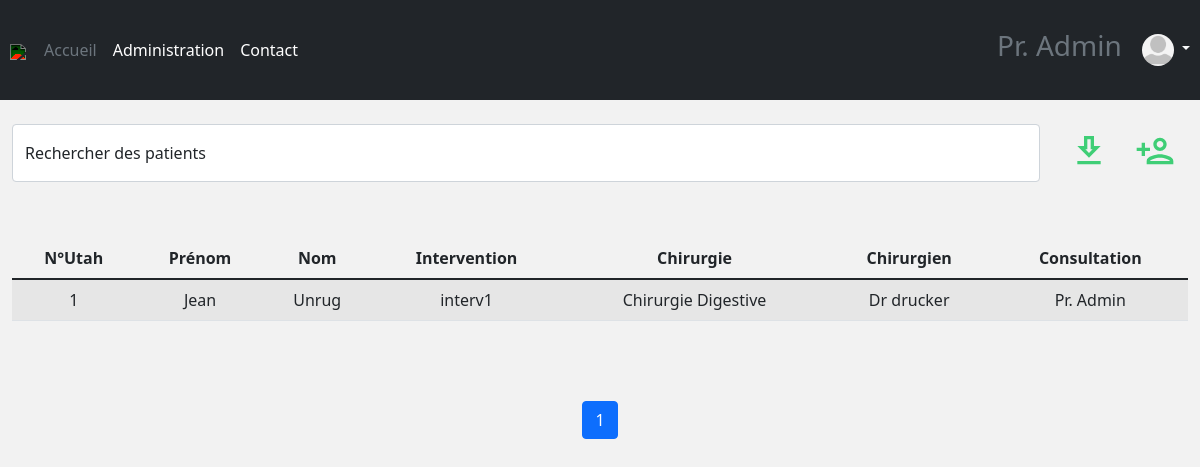
Screenshot of /patient/patients/is_author/ (signed in) with the database file from the repository.
### account/models.py (models this page shows, shortened)
class Account(AbstractBaseUser):
    username = models.CharField(max_length=30, unique=True)
    email = models.EmailField(verbose_name="email", max_length=60, unique=True)
    alias = models.CharField(max_length=200, default="Dr.")
    profile_picture = models.ImageField(upload_to=upload_location, blank=True, null=True)
    date_joined = models.DateTimeField(verbose_name='date joined', auto_now_add=True)
    last_login = models.DateTimeField(verbose_name='last login', auto_now=True)
    is_admin = models.BooleanField(default=False)
    is_active = models.BooleanField(default=True)
    is_staff = models.BooleanField(default=False)
    is_superuser = models.BooleanField(default=False)
    USERNAME_FIELD = 'username'
    REQUIRED_FIELDS = ['email']
    objects = MyAccountManager()
    def profile_picture_is_valid(self):
        return self.profile_picture and os.path.isfile(os.path.join(MEDIA_ROOT, self.profile_picture.name))

### patient/models.py (models this page shows, shortened)
class Patient(models.Model):
    firstname = models.CharField('prénom', max_length=200, default="")
    lastname = models.CharField('nom', max_length=200, default="")
    height = models.IntegerField('taille')
    weight = models.IntegerField('poids')
    ddn = models.DateField('Date de naissance')
    ddi = models.DateField("Date de l'intervention", null=True, blank=True)
    intervention = models.CharField('intervention', max_length=200, default="", blank=True)
    chirurgien = models.CharField('chirurgien', max_length=200, default="", blank=True)
    chirurgie = models.CharField("Discipline de l'intervention", max_length=40, choices=to_choice(CHIR_CHOICES), blank=True)
    bleeding_risk = models.CharField("Risque hémorragique de la chirurgie", max_length=100, choices=to_choice(BLEEDRISK_CHOICES), blank=True)
    ddconsult = models.DateField("Date de la consultation", auto_now_add=True, blank=True)
    traitements = models.JSONField(default=dict, blank=True)
    algo = models.CharField("Algorithme suivi", max_length=40, choices=to_choice(ALGO_CHOICES), blank=True)
    algo_complete_results = models.JSONField(default=dict)
    schema_therap = models.CharField("Schéma thérapeutique donné au patient", max_length=40, default="Date exacte",
                                     choices=to_choice(["Date exacte", "Terminologie 'dernière prise à J-xx'", "Pas d'arrêt du traitement"]))
    aptt = models.IntegerField('APTT', null=True, blank=True)
    pt = models.IntegerField('PT', null=True, blank=True)
    inr = models.IntegerField('INR', null=True, blank=True)
    hemoglobine = models.IntegerField('Hémoglobine', null=True, blank=True)
    plaquette = models.IntegerField('Plaquettes', null=True, blank=True)
    dfg = models.IntegerField('DFG', null=True, blank=True)
    vol_sang = models.IntegerField('Volume de saignement peropératoire', null=True, blank=True)
    coag = models.CharField("Qualité de la coagulation selon le chirurgien", max_length=2, default='-5',
                            choices=to_choice(['-' + str(i) for i in range(6)] + ['+' + str(i) for i in range(5, -1, -1)]))
    incl_num = models.AutoField(primary_key=True)
    date_published = models.DateTimeField(auto_now_add=True, verbose_name="date published")
    date_updated = models.DateTimeField(auto_now=True, verbose_name="date updated")
    author = models.ForeignKey(settings.AUTH_USER_MODEL, on_delete=models.CASCADE)
    slug = models.SlugField(blank=True, unique=True)

### patient/views.py (the view)
# urls.py: path('patients/<filter>/', patients_view, name="patients"),
@login_required(login_url='login')
def patients_view(request, filter):
    context = {}
    query, patients = get_patients_page(request, N_PATIENTS_PER_PAGE, filter)
    context['patients'] = patients
    context['n_patients'] = len(patients)
    context['filter'] = filter
    context['query'] = query
    return render(request, 'patient/patients.html', context)

### patient/utils.py (called while the page is built)
def get_patients_queryset(query=None, **kwargs):
	if query == '#all#':
		query = ""
	queryset = []
	queries = query.split(" ")
	ref_patients = Patient.objects.filter(**kwargs)
	for q in queries:
		patients = Patient.objects.filter(
			Q(incl_num__icontains=q) |
			Q(firstname__icontains=q) |
			Q(lastname__icontains=q) |
			Q(intervention__icontains=q) |
			Q(chirurgie__icontains=q) |
			Q(chirurgien__icontains=q)
		).distinct()
		for patient in patients:
			if patient in ref_patients:
				queryset.append(patient)
	return list(set(queryset))

def get_patients_page(request, patients_per_page=10, filter='is_author', sort_by='date_updated'):
	query = request.GET.get('q', '')
	kwargs = {}
	if filter == "is_author":
		kwargs["author"] = request.user
	patients = sorted(get_patients_queryset(query, **kwargs), key=attrgetter(sort_by), reverse=True)
	page = request.GET.get('page', 1)
	patients_paginator = Paginator(patients, patients_per_page)
	try:
		patients = patients_paginator.page(page)
	except PageNotAnInteger:
		patients = patients_paginator.page(patients_per_page)
	except EmptyPage:
		patients = patients_paginator.page(patients_paginator.num_pages)
	if query == '':
		query = "#all#"
	return query, patients

### patient/templates/patient/patients.html (shortened to what this page needs)
{% extends 'base.html' %}
{% load bootstrap %}
{% load static %}
{% block content %}
<br>
<div class="container-fluid d-grid gap-3 align-items-center" style="grid-template-columns: 2fr;">
  <div class="d-flex align-items-left">
    <form class="w-100 me-3" method="get">
      <div class="form-floating">
        <input class="form-control"  name="q" type="search" id="id_q" placeholder="recherche">
        <label for="id_q">Rechercher des patients</label>
      </div>
    </form>
    {% if n_patients %}
      <div class="get-patients">
        <a class="btn" href="{% url 'personal:data' filter query %}">
          <img src="{% static 'images/download.svg'%}" class="icon2" width="40px" />
        </a>
      </div>
    {% endif %}
    <div class="add-patient">
      <a href="{% url 'patient:preop' %}" class="btn">
        <img src="{% static 'images/add_patient.svg' %}" class="icon2" width="40px" />
      </a>
    </div>
  </div>
  <br>
  {% if n_patients %}
  <div class="table-responsive">
    <table id="mytable" class="table table-bordred table-striped sortable">
      <thead>
        <th>N°Utah</th>
        <th>Prénom</th>
        <th>Nom</th>
        <th>Intervention</th>
        <th>Chirurgie</th>
        <th>Chirurgien</th>
        <th>Consultation</th>
      </thead>
      <tbody>
        {% for file in patients %}
          <tr data-href="{% url 'patient:detail' file.slug %}">
            <td>{{file.incl_num}}</td>
            <td>{{file.firstname}}</td>
            <td>{{file.lastname}}</td>
            <td>{{file.intervention}}</td>
            <td>{{file.chirurgie}}</td>
            <td>{{file.chirurgien}}</td>
            <td>{{file.author.alias}}</td>
          </tr>
        {% endfor %}
      </tbody>
    </table>
   </div>
  {% include 'patient/snippets/patient_pagination.html' with patients=patients %}
  {% else %}
  <p>Aucun patient trouvé</p>
  {% endif %}
</div>
{% endblock content %}

### templates/snippets/header.html (shortened to what this page needs)
{% load static %}
<header class="bg-dark">
  <a id='ppage' class="text-white" href="#">
    <img src="{% static 'images/previous_page.svg' %}" class="icon" width="40px" />
  </a>
  <div id="menu">
    <div id="header-links">
      {% include 'snippets/menu.html' %}
    </div>
  </div>
  <div id="hello">
    <h3 id='hello-text' class="text-secondary"> {{ user.alias }}</h3>
  </div>
  <div id="dropdown">
    <a href="#" class="link-light text-decoration-none dropdown-toggle" id="dropdownUser1" data-bs-toggle="dropdown" aria-expanded="false">
      {% if user.profile_picture_is_valid %}
      <img src="{{user.profile_picture.url}}" alt="mdo" width="32" height="32" class="rounded-circle">
      {% else %}
      <img src="{% static 'images/default_profile_picture.png' %}" alt="mdo" width="32" height="32" class="rounded-circle">
      {% endif %}
    </a>
  </div>
</header>

### templates/snippets/base_css.html (style rules this page uses)
body { background-color: #f2f2f2; }
.icon { color: white; filter: invert(100%) sepia(0%) saturate(500%) brightness(120%) contrast(100%) hue-rotate(90deg); }
.icon2 { color: white; filter: invert(50%) sepia(50%) saturate(500%) brightness(120%) contrast(100%) hue-rotate(90deg); }

### templates/snippets/header.html (style rules this page uses)
header { height: 100px; display: flex; justify-content: space-between; align-items: center; padding: 10px; }
#dropdown { padding-left: 20px; }
#header-links { display: flex; }
#menu { padding-left: 10px; }

### templates/base.html (style rules this page uses)
body { overflow-y: auto; }

### patient/templates/patient/patients.html (style rules this page uses)
td { vertical-align:middle; text-align:center; cursor: pointer; }
th { vertical-align:middle; text-align:center; }

### rows the page displays
Account: alias "Pr. Admin"
Patient: incl_num "1", firstname "Jean", lastname "Unrug", intervention "interv1", chirurgie "Chirurgie Digestive", chirurgien "Dr drucker", author.alias "Pr. Admin"

### other values shown
{{ i }} "1"
